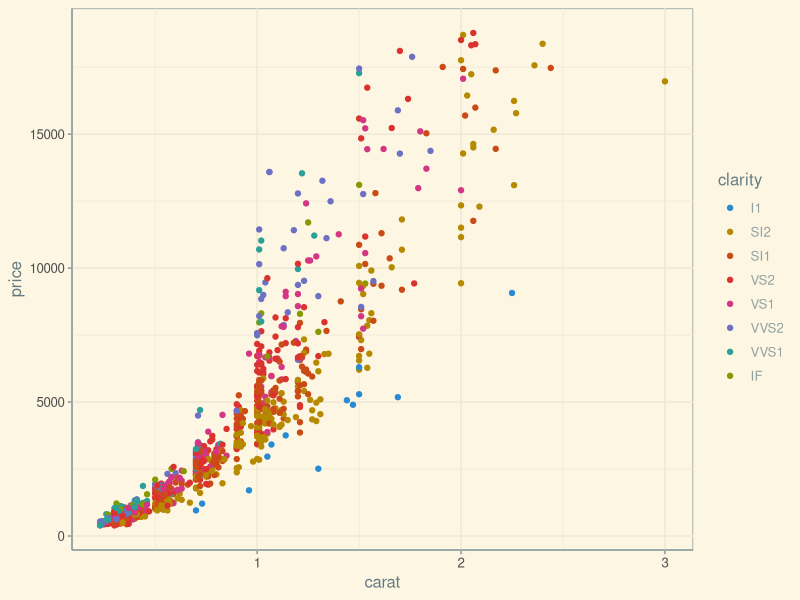

This chart was generated by the following R code:
## ---- chunk 1
library(ggplot2)
library(ggthemes)
## ---- chunk 2

dsamp <- diamonds[sample(nrow(diamonds), 1000), ]
(d <- qplot(carat, price, data=dsamp, colour=clarity)
               + theme_solarized()
               + scale_colour_solarized() )



